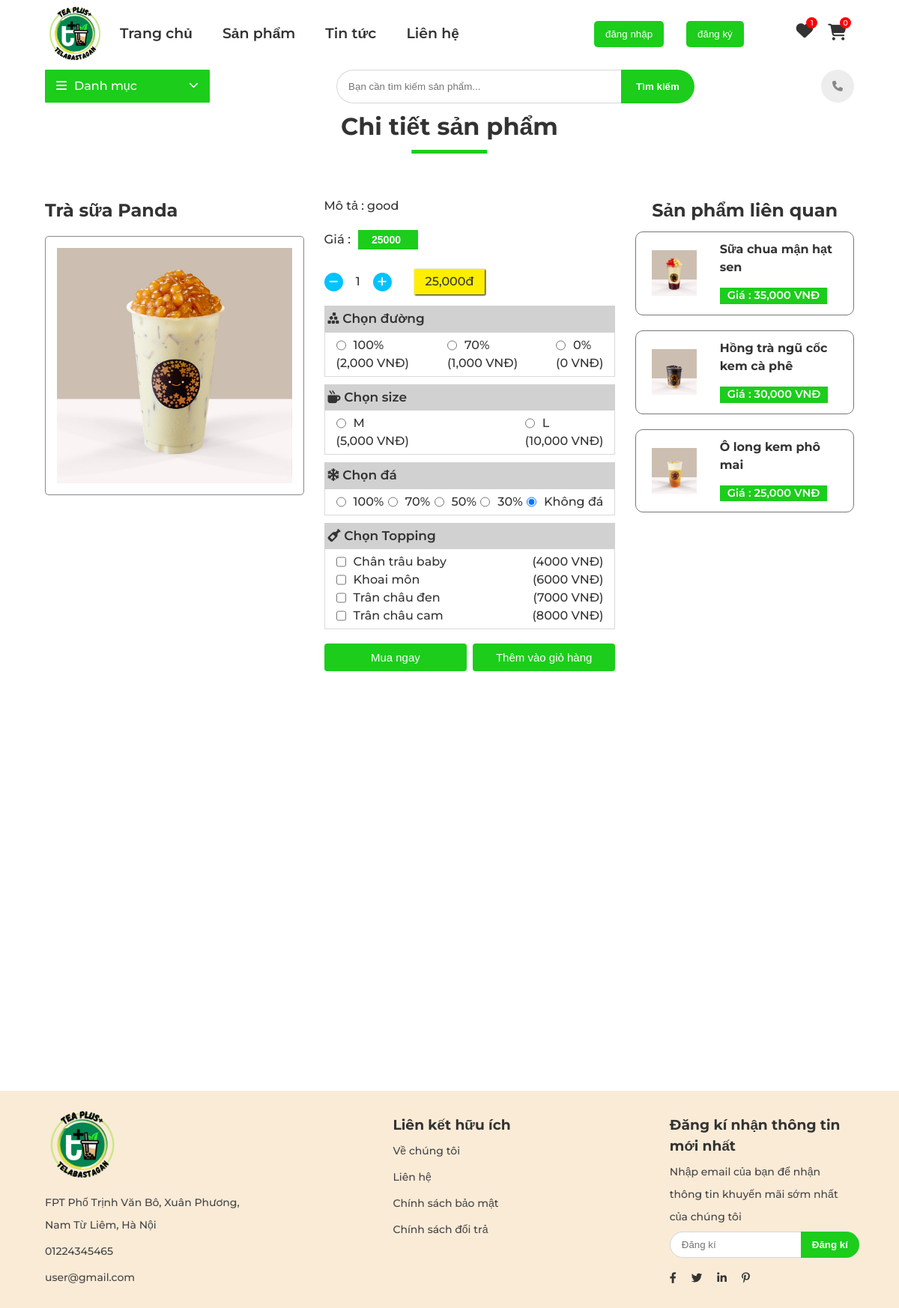
Page /index.php?act=productDetail&id=81&header=headerSecond on the committed database.
### tables this page shows
CREATE TABLE `sanpham` (
  `id` int(11) NOT NULL,
  `image` varchar(255) NOT NULL,
  `name` varchar(255) NOT NULL,
  `price` int(11) NOT NULL,
  `img` varchar(255) NOT NULL,
  `mota` varchar(255) NOT NULL,
  `luotxem` int(11) NOT NULL,
  `iddm` int(11) NOT NULL
);

### model/pdo.php (called while the page is built, shortened)
<?php
function pdo_get_connection(){
    $dburl = "mysql:host=localhost;dbname=teaplussss;charset=utf8";
    $username = 'root';
    $password = '';
    $conn = new PDO($dburl, $username, $password);
    $conn->setAttribute(PDO::ATTR_ERRMODE, PDO::ERRMODE_EXCEPTION);
    return $conn;
}
function pdo_query($sql){
    $sql_args = array_slice(func_get_args(), 1);
    try{
        $conn = pdo_get_connection();
        $stmt = $conn->prepare($sql);
        $stmt->execute($sql_args);
        $rows = $stmt->fetchAll();
        return $rows;
    }
    catch(PDOException $e){
        throw $e;
    }
    finally{
        unset($conn);
    }
}
function pdo_query_one($sql){
    $sql_args = array_slice(func_get_args(), 1);
    try{
        $conn = pdo_get_connection();
        $stmt = $conn->prepare($sql);
        $stmt->execute($sql_args);
        $row = $stmt->fetch(PDO::FETCH_ASSOC);
        return $row;
    }
    catch(PDOException $e){
        throw $e;
    }
    finally{
        unset($conn);
    }
}

### model/sanpham.php (called while the page is built, shortened)
<?php
    function loadone_sanpham($id){
        $sql= "select*from sanpham where id=".$id;
        $sp=pdo_query_one($sql);
        return $sp;
    }
    function load_sanpham_cungloai($id,$iddm){
        $sql= "select*from sanpham where iddm=".$iddm." AND id <> ".$id;
        $listsanpham=pdo_query($sql);
        return  $listsanpham;
    }
?>

### global.php (called while the page is built)
<?php
$image_path = "upload/";
?>

### view/productDetail.php (the view, shortened to what this page needs)
  <main class="w-100 d-f f-d al-c">
    <h1 class="title_product_new">Chi tiết sản phẩm</h1>
    <div class="contain_product-detail w-100 d-f jf-b">
    <?php
    $product_name = $productDetail['name'];
    $price = $productDetail['price'];
    $description = $productDetail['mota'];
    $image_name = $productDetail['img'];
    $image_url = "upload/";
    $image = $image_url . $image_name;
    $number =  0;
    $totalPrice = $price + $number;
    ?>
        <div class="detail-name-img d-f f-d">
            <div class="detail_name">
                <h2><?= $product_name ?></h2>
            </div>
            <div class="detail_img">
                    <img src="<?= $image ?> " alt="">
            </div>
        </div>
        <div class="all_detail_about_product">
            <div class="detail_description">
              Mô tả : <?= $description ?>
            </div>
            <div class="detail_size">
                <form action="index.php?act=addToCart&header=headerSecond&f=1" class="w-100" method="POST">
                    <section class="block_up d-f jf-b al-t">
                      <div class="block_up-product-name-price d-f f-d">
                        <div class="d-f al-c m-t-b10 g-10">
                          <label for="" style="font-size: 1.65rem" class="label_block_up-price"
                            >Giá :
                          </label
                          >
                          <input
                            style="padding: 5px 0px;width: 80px;padding-left: 10px;text-align: center;"
                            type="number"
                            value="<?= $price ?>"
                            class="block_up-price product_price"
                            disabled
                          />
                        </div>
                        <div class="quantity d-f al-c">
                          <div class="subtract circle_border">
                            <i class="fa-solid fa-minus"></i>
                          </div>
                          <div class="product_quantity">1</div>
                          <div class="add circle_border">
                            <i class="fa-solid fa-plus"></i>
                          </div>
                          <div class="result"><?= number_format($totalPrice) ?>đ</div>
                        </div>
                      </div>
                    </section>
                    <section class="block_down w-100">
                        <div class="sugar choice-block choice-block ">
                          <span class="choice">
                            <i class="fa-solid fa-cubes-stacked"></i> Chọn đường</span
                          >
                          <div class="d-f jf-b contain-choice">
                            <div class="d-f f-d">
                            <div class="d-f g-10">
                              <input type="radio" value="2000" class="input" name="sugar"  />
                              <label for="">100% </label>
                            </div>
                            <span>(2,000 VNĐ)</span>
                            </div>
                           <div class="d-f f-d">
                           <div class="d-f g-10">
                              <input type="radio" value="1000" class="input" name="sugar" />
                              <label for="">70% </label>
                            </div>
                            <span>(1,000 VNĐ)</span>
                           </div>
                           <div class="d-f f-d">
                           <div class="d-f g-10">
                              <input type="radio" value="0" class="input" name="sugar" />
                              <label for="">0% </label>
                            </div>
                            <span>(0 VNĐ)</span>
                           </div>
                          </div>
                        </div>
                        <div class="size choice-block m-t-b10">
                          <span class="choice"
                            ><i class="fa-solid fa-mug-hot"></i> Chọn size</span
                          >
                          <div class="d-f jf-b contain-choice">
                            <div class="d-f f-d">
                            <div class="d-f g-10">
                              <input
                                type="radio"
                                value="5000"
                                class="input"
                                id="size"
                                name="size"
                              />
                              <label for="">M </label>
                            </div>
                            <span>(5,000 VNĐ)</span>
                            </div>
                            <div class="d-f f-d">
                            <div class="d-f g-10">
                              <input type="radio" value="10000" class="input" id="size" name="size" />
                              <label for="">L </label>
                            </div>
                            <span>(10,000 VNĐ)</span>
                            </div>
                          </div>
                        </div>
                      <div class="m-t-b10">
                        <div class="ice-rock choice-block w-100">
                          <span class="choice"
                            ><i class="fa-solid fa-snowflake"></i> Chọn đá</span
                          >
                          <div class="d-f jf-b contain-choice">
                            <div class="d-f g-10">
                              <input
                                type="radio"
                                value="5"
                                class="input"
                                name="ice-rock"
                              />
                              <label for="">100%</label>
                            </div>
                            <div class="d-f g-10">
                              <input
                                type="radio"
                                value="4"
                                class="input"
                                name="ice-rock"
                              />
                              <label for="">70%</label>
                            </div>
                            <div class="d-f g-10">
                              <input
                                type="radio"
                                value="3"
                                class="input"
                                name="ice-rock"
                              />
                              <label for="">50%</label>
                            </div>
                            <div class="d-f g-10">
                              <input
                                type="radio"
                                value="2"
                                class="input"
                                name="ice-rock"
                              />
                              <label for="">30%</label>
                            </div>
                            <div class="d-f g-10">
                              <input
                                type="radio"
                                value="1"
                                class="input"
                                name="ice-rock"
                                checked
                              />
                              <label for="">Không đá</label>
                            </div>
                          </div>
                        </div>
                      </div>
                      <div>
                        <div class="topping choice-block w-100">
                          <span class="choice"
                            ><i class="fa-solid fa-wine-bottle"></i> Chọn Topping</span
                          >
                          <div class="d-f jf-b f-d contain-choice">
                            <div class="d-f jf-b">
                            <div class="d-f g-10">
                              <input
                                type="checkbox"
                                name="topping[]"
                                class="input"
                                value="4000"
                              />
                              <label for="">Chân trâu baby </label>
                            </div>
                            <span class="price-beside">(4000 VNĐ)</span>
                            </div>
                            <div class="d-f jf-b">
                            <div class="d-f g-10">
                              <input
                                type="checkbox"
                                name="topping[]"
                                class="input"
                                value="6000"
                              />
                              <label for="">Khoai môn</label>
                            </div>
                            <span class="price-beside">(6000 VNĐ)</span>
                            </div>
                            <div class="d-f jf-b">
                            <div class="d-f g-10">
                              <input
                                type="checkbox"
                                name="topping[]"
                                class="input"
                                value="7000"
                              />
                              <label for="">Trân châu đen</label>
                            </div>
                            <span class="price-beside">(7000 VNĐ)</span>
                            </div>
                            <div class="d-f jf-b">
                            <div class="d-f g-10">
                              <input
                                type="checkbox"
                                name="topping[]"
                                class="input"
                                value="8000"
                              />
                              <label for="">Trân châu cam</label>
                            </div>
                            <span class="price-beside">(8000 VNĐ)</span>
                            </div>
                          </div>
                        </div>
                      </div>
                    </section>
                    <div class="submit-form d-f jf-b">
                        <input type="submit"  value="Mua ngay" name="buynow"  class="submit_order detail_submit" />
                        <input type="submit"  value="Thêm vào giỏ hàng" name="addToCart" onclick="alert('Đã thêm vào giỏ hàng')" class="submit_order detail_submit" />
                    </div>
                  </form>
            </div>
        </div>
        <div class="contain-product-relation">
            <h2>Sản phẩm liên quan</h2>
            <?php
                for ($i = 0; $i < count( $product_same_category); $i++) {
                    $product_name =  $product_same_category[$i]["name"];
                    $product_price =  $product_same_category[$i]["price"];
                    $name_image =  $product_same_category[$i]["img"];
                    $image = $image_path . $name_image;
                    $id_category =   $product_same_category[$i]["id"];
                    $url_productDetail = "index.php?act=productDetail&id=$id_category&header=headerSecond";
            ?>
            <div class="product-relation d-f m-t-b10">
                <div class="product-relation_image">
                    <a href="<?= $url_productDetail ?>">
                        <img src="<?= $image ?>" alt="">
                    </a>
                </div>
                <div class="product-relation_name_price">
                    <div class="product-relation_name product_name m-t-b5" style="font-size: 1.6rem;">
                       <?= $product_name ?>
                    </div>
                    <div class="product-relation_price product_price m-t-b5" style="font-size: 1.45rem;">
                        Giá : <?= number_format($product_price) ?> VNĐ
                    </div>
                </div>
            </div>
            <?php } ?>
        </div>
    </div>
    <div class="wrapper-comment">
    <div id="comment" class="contain-comment ">
    </div>
    </div>
</main>

### rows in the picture
sanpham: name "Trà sữa Panda", img (picture), mota "good", price "25000", price "25,000"
sanpham: img (picture), name "Sữa chua mận hạt sen", price "35,000"
sanpham: img (picture), name "Hồng trà ngũ cốc kem cà phê", price "30,000"
sanpham: img (picture), name "Ô long kem phô mai", price "25,000"
